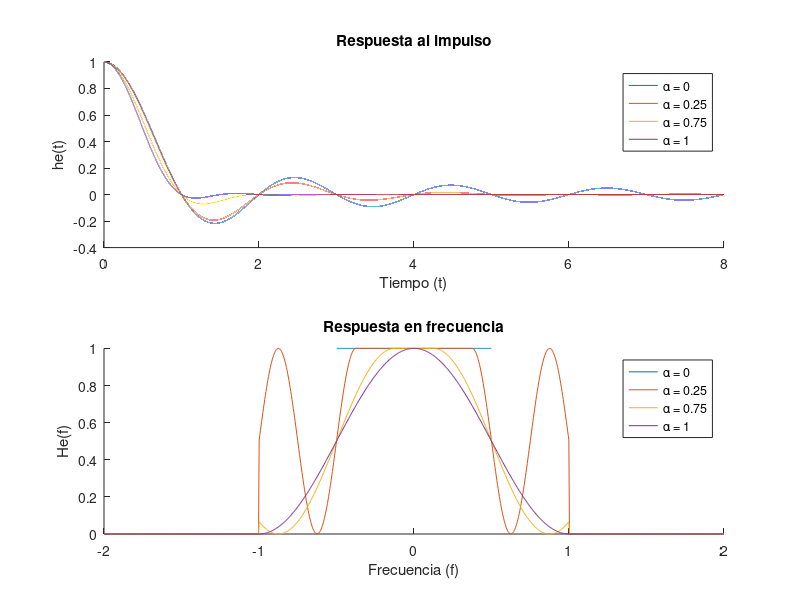

This figure's MATLAB source:
% Parámetros
B = 1; % ancho de banda absoluto
f0 = B/2; % ancho de banda de 6dB
rolloff = [0, 0.25, 0.75, 1]; % factores de roll-off

% Tiempo y frecuencia
t = 0:1e-4:8; % tiempo
f = linspace(-2*B, 2*B, 1000); % frecuencia

% Graficar respuesta al impulso y respuesta en frecuencia
figure;

randomBits = randi([0 1],104,1);





for i = 1:length(rolloff)
    alpha = rolloff(i);
    f_delta = alpha*f0;
    f1 = f0 - f_delta;

    % Respuesta en frecuencia
    He = zeros(size(f));
    He(abs(f) < f1) = 1;
    He(f1 < abs(f) & abs(f) < B) = 0.5 * (1 + cos(pi*(abs(f(f1 < abs(f) & abs(f) < B))-f1)/(2*f_delta)));
    
    % Respuesta al impulso
    he = 2*f0 * (sin(2*pi*f0*t)./(2*pi*f0*t)) .* (cos(2*pi*f_delta*t)./(1-(4*f_delta*t).^2));

    % Graficar
    subplot(2, 1, 1);
    hold on;
    plot(t, he);
    xlabel('Tiempo (t)');
    ylabel('he(t)');
    title('Respuesta al impulso');

    subplot(2, 1, 2);
    hold on;
    plot(f, He);
    xlabel('Frecuencia (f)');
    ylabel('He(f)');
    title('Respuesta en frecuencia');
end

subplot(2, 1, 1);
legend('α = 0', 'α = 0.25', 'α = 0.75', 'α = 1');

subplot(2, 1, 2);
legend('α = 0', 'α = 0.25', 'α = 0.75', 'α = 1');